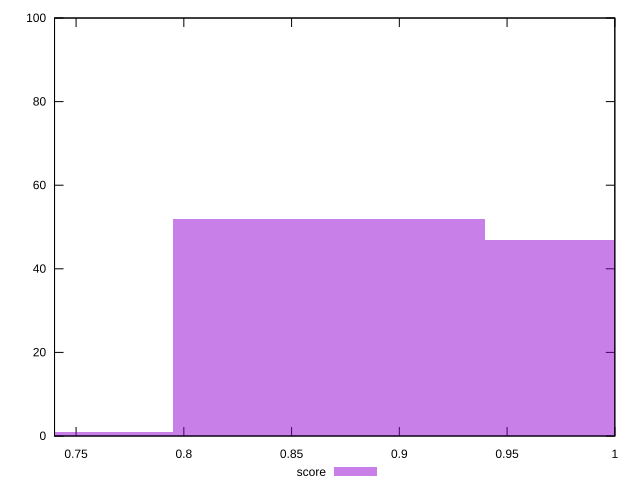

gnuplot code for this plot:
reset

$score <<EOF
0.7228823482537599 1
0.8674588179045117 52
1.0120352875552638 47
EOF

set key outside below
set boxwidth 0.14457646965075197
set xrange [0.74:1]
set yrange [0:100]
set trange [0:100]
set style fill transparent solid 0.5 noborder
set terminal svg size 640, 490 enhanced background rgb 'white'
set output "report_00017_2021-02-10T15-08-03.406Z/unused-css-rules/samples/pages+cached/score/histogram.svg"

plot $score title "score" with boxes

reset
